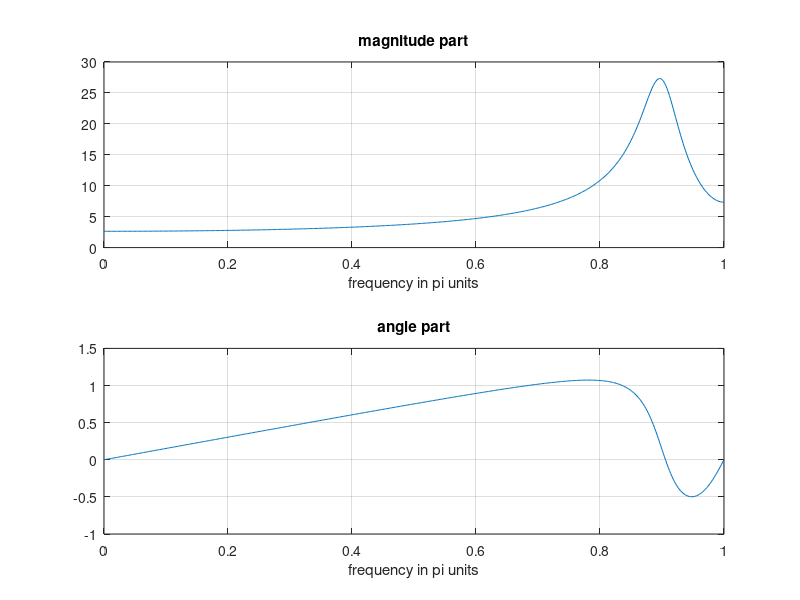

The MATLAB script that drew this image:
function[]=e3()
w=[0:1:500]*pi/500;
X=2.5*exp(j*w)./(exp(j*w)+0.9*exp(0.1*j*pi)*ones(1,501))+2.5*exp(j*w)./(exp(j*w)+0.9*exp(-0.1*j*pi)*ones(1,501));
magX=abs(X);angX=angle(X);
subplot(2,1,1);plot(w/pi,magX);grid
xlabel('frequency in pi units');title('magnitude part')
subplot(2,1,2);plot(w/pi,angX);grid
xlabel('frequency in pi units');title('angle part')